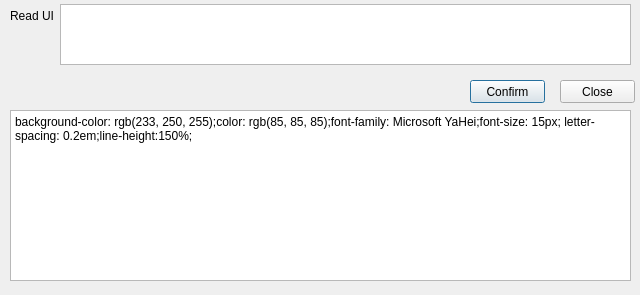
<?xml version="1.0" encoding="UTF-8"?>
<ui version="4.0">
 <class>Dialog</class>
 <widget class="QDialog" name="Dialog">
  <property name="geometry">
   <rect>
    <x>0</x>
    <y>0</y>
    <width>640</width>
    <height>295</height>
   </rect>
  </property>
  <property name="windowTitle">
   <string>Dialog</string>
  </property>
  <widget class="QPushButton" name="lbConfirm">
   <property name="geometry">
    <rect>
     <x>470</x>
     <y>80</y>
     <width>75</width>
     <height>23</height>
    </rect>
   </property>
   <property name="text">
    <string>Confirm</string>
   </property>
  </widget>
  <widget class="QPushButton" name="lbClose">
   <property name="geometry">
    <rect>
     <x>560</x>
     <y>80</y>
     <width>75</width>
     <height>23</height>
    </rect>
   </property>
   <property name="text">
    <string>Close</string>
   </property>
  </widget>
  <widget class="QLabel" name="label">
   <property name="geometry">
    <rect>
     <x>10</x>
     <y>10</y>
     <width>54</width>
     <height>12</height>
    </rect>
   </property>
   <property name="text">
    <string>Read UI</string>
   </property>
  </widget>
  <widget class="QTextEdit" name="txtReadStyle">
   <property name="geometry">
    <rect>
     <x>60</x>
     <y>4</y>
     <width>571</width>
     <height>61</height>
    </rect>
   </property>
  </widget>
  <widget class="QTextBrowser" name="txtList">
   <property name="geometry">
    <rect>
     <x>10</x>
     <y>110</y>
     <width>621</width>
     <height>171</height>
    </rect>
   </property>
   <property name="html">
    <string>&lt;!DOCTYPE HTML PUBLIC &quot;-//W3C//DTD HTML 4.0//EN&quot; &quot;http://www.w3.org/TR/REC-html40/strict.dtd&quot;&gt;
&lt;html&gt;&lt;head&gt;&lt;meta name=&quot;qrichtext&quot; content=&quot;1&quot; /&gt;&lt;style type=&quot;text/css&quot;&gt;
p, li { white-space: pre-wrap; }
&lt;/style&gt;&lt;/head&gt;&lt;body style=&quot; font-family:'SimSun'; font-size:9pt; font-weight:400; font-style:normal;&quot;&gt;
&lt;p style=&quot; margin-top:0px; margin-bottom:0px; margin-left:0px; margin-right:0px; -qt-block-indent:0; text-indent:0px;&quot;&gt;background-color: rgb(233, 250, 255);color: rgb(85, 85, 85);font-family: Microsoft YaHei;font-size: 15px; letter-spacing: 0.2em;line-height:150%;&lt;/p&gt;&lt;/body&gt;&lt;/html&gt;</string>
   </property>
  </widget>
 </widget>
 <resources/>
 <connections/>
</ui>
